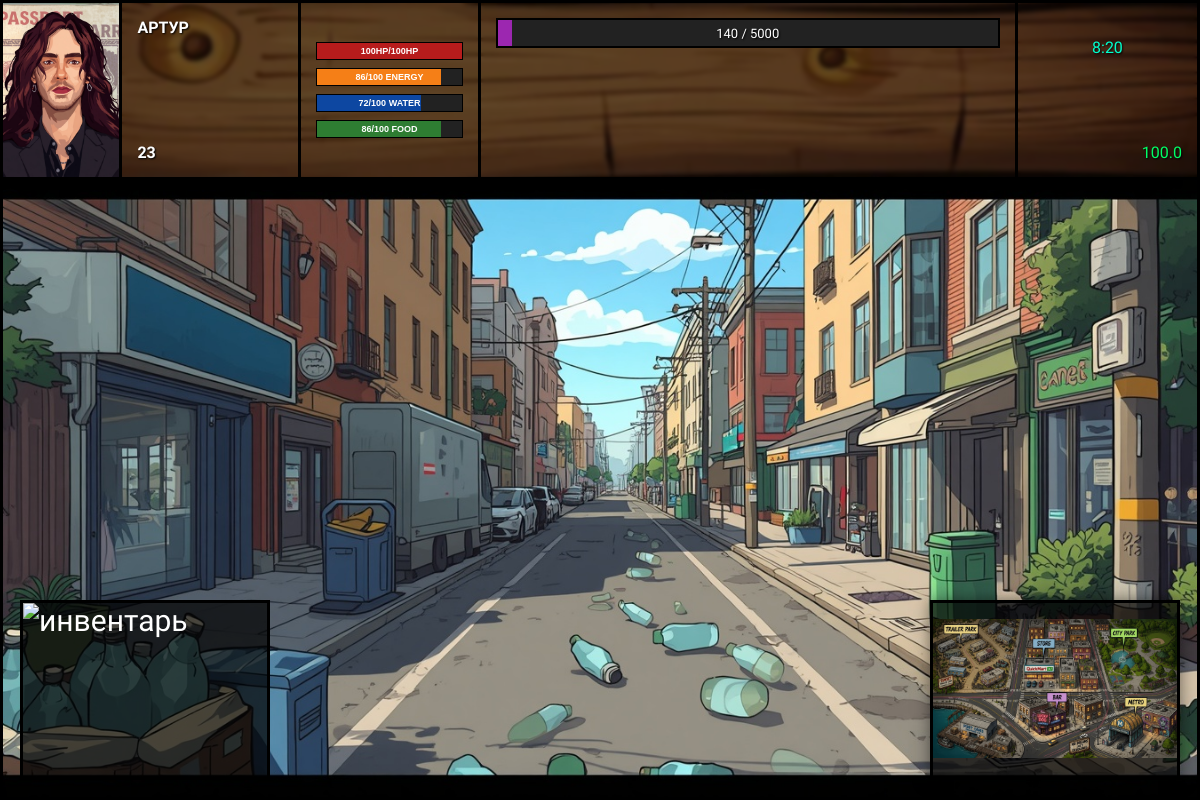
The page /job/get_bottles (signed in) on the database its author committed.
### models.py (models this page shows)
class BaseModel(Model):
    class Meta:
        database = db

class Avatars(BaseModel):
    name = CharField()
    link = CharField()

class Player(BaseModel):
    avatar = ForeignKeyField(Avatars, backref="players")
    login = CharField(unique=True)
    password = CharField()
    hp = IntegerField(default=100)
    energy = IntegerField(default=100)
    max_hp = IntegerField(default=100)
    max_energy = IntegerField(default=100)
    charisma = IntegerField(default=0)
    charisma_bonus = IntegerField(default=0)
    money = FloatField(default=0)
    glory = IntegerField(default=0)
    xp = IntegerField(default=0)
    xp_bonus = FloatField(default=1)
    age = IntegerField()
    name = CharField()
    location = ForeignKeyField(Locations, backref="players", null = True)
    job = ForeignKeyField(Jobs, backref="players", null=True)
    satiety = IntegerField(default=100)
    max_satiety = IntegerField(default=100)
    hydration = IntegerField(default=100)
    max_hydration = IntegerField(default=100)
    time = IntegerField(default=0)
    days = IntegerField(default=0)

### main.py (the view)
@app.route("/job/get_bottles")
def get_bottles():
    player = Player.get_or_none(Player.login == session.get("login"))
    avatar = Avatars.get_or_none(Avatars.id == player.avatar)
    hours = player.time // 60
    minutes = player.time % 60
    job = Jobs.get_or_none(Jobs.id == 1)
    location = Locations(Locations.id == 1)
    player.location = location
    player.job = job
    if has_job_access(player, job):
        player.save()
        return render_template("get-bottles.html", player=player, hours=hours, minutes=minutes, avatar=avatar)
    else:
        return redirect("/main")

### main.py (called while the page is built)
def has_job_access(player, location):
    if player.xp < location.need_xp:
        return False
    if not (location.open_from <= player.time <= location.open_to):
        return False
    return True

### templates/get-bottles.html (shortened to what this page needs)
<!DOCTYPE html>
<html lang="ru">
<head>
    <link rel="stylesheet" href="../static/css/main.css">
</head>
<body>
    <header class="hud-header">
        <div class="hud-block avatar-block">
            <img src="{{avatar.link}}" alt="Аватарка">
        </div>
        <div class="hud-block info-block">
            <div class="NameDiv">{{player.name}}</div>
            <div class="AgeDiv">{{player.age}}</div>
        </div>
        <div class="hud-block stats-text-block">
            <div class="stats">
                <div class="stat-row hp">
                    <div class="bar"><div id="hp-fill" class="fill"></div></div>
                    <span>{{player.hp}}HP/{{player.max_hp}}HP</span>
                </div>
                <div class="stat-row energy">
                    <div class="bar"><div id="energy-fill" class="fill"></div></div>
                    <span>{{player.energy}}/{{player.max_energy}} ENERGY</span>
                </div>
                <div class="stat-row hydration">
                    <div class="bar"><div id="water-fill" class="fill"></div></div>
                    <span>{{player.hydration}}/{{player.max_hydration}} WATER</span>
                </div>
                <div class="stat-row satiety">
                    <div class="bar"><div id="food-fill" class="fill"></div></div>
                    <span>{{player.satiety}}/{{player.max_satiety}} FOOD</span>
                </div>
            </div>
        </div>
        <div class="hud-block main-bars-block">
            <div class="XP-NextLvl">
                <div class="xp-bar">
                    <div id="xp-fill" class="AvailableEx"></div>
                    <div class="xp-text">
                        <span id="current-xp">{{player.xp}}</span> / <span id="max-xp">5000</span>
                    </div>
                </div>
            </div>
        </div>
        <div class="hud-block finance-block">
            <div class="TimeDiv">
        <span class="HourDiv">{{hours}}</span>:<span class="MinuteDiv">{{minutes}}</span>
            </div>
            <div class="money-label">{{player.money}}</div>
        </div>
        <div class="map-block">
            <div class="map-placeholder">
                <a href="/map">
                <img src="../static/img/background-map.jpg" alt="карта">
                </a>
            </div>
        </div>
        <div class="inventory-block" id="inventory-trigger">
    <div class="inventory-placeholder">
        <img src="../static/img/inventory-icon.jpg" alt="инвентарь">
    </div>
</div>
    </header>
    <main class="main-bottles" id="click" style="cursor: pointer;">
</main>
</body>
</html>

### static/css/main.css (style rules this page uses)
* { box-sizing: border-box; margin: 0; padding: 0; }
body { font-family: "Underdog", serif; font-size: 30px; background-color: #121212; color: #ffffff; }
.hud-header { display: flex; width: 100%; height: 180px; border: 3px solid #000000; background-image: url('../img/bk4.png'); background-size: cover; background-position: center; background-repeat: no-repeat; }
.hud-block { border-right: 3px solid #000000; height: 100%; padding: 15px; display: flex; flex-direction: column; justify-content: flex-start; background-color: rgba(0, 0, 0, 0.55); backdrop-filter: blur(2px); }
.finance-block { border-right: none; flex-grow: 1; justify-content: space-between; align-items: flex-end; }
.avatar-block { width: 10%; padding: 0; overflow: hidden; display: flex; justify-content: center; align-items: center; background-color: transparent; }
.info-block { width: 15%; justify-content: space-between; }
.stats-text-block { width: 15%; gap: 8px; }
.main-bars-block { width: 45%; gap: 12px; }
.avatar-block img { width: 100%; height: 100%; object-fit: cover; display: block; }
.NameDiv, .AgeDiv { font-size: 16px; font-weight: bold; text-transform: uppercase; text-shadow: 1px 1px 2px #000000; }
.stats-text-block { width: 15%; display: flex; flex-direction: column; justify-content: center; padding: 10px 15px; }
.stats { display: flex; flex-direction: column; gap: 8px; width: 100%; }
.stat-row { position: relative; width: 100%; height: 18px; }
.stat-row .bar { width: 100%; height: 100%; border: 1px solid #000000; background-color: #222222; position: absolute; top: 0; left: 0; overflow: hidden; z-index: 1; }
.stat-row .fill { height: 100%; position: absolute; left: 0; top: 0; width: 50%; transition: width 0.3s ease; }
.stat-row.hp .fill { background-color: #b71c1c; }
.stat-row.energy .fill { background-color: #f57f17; }
.stat-row.hydration .fill { background-color: #0d47a1; }
.stat-row.satiety .fill { background-color: #2e7d32; }
.stat-row span { position: absolute; top: 50%; left: 50%; transform: translate(-50%, -50%); z-index: 2; font-family: Arial, sans-serif; font-size: 9px; font-weight: bold; color: #ffffff; text-transform: uppercase; white-space: nowrap; }
.XP-NextLvl { width: 100%; }
.xp-bar { position: relative; width: 100%; height: 30px; border: 2px solid #000000; background-color: #222222; overflow: hidden; display: flex; align-items: center; justify-content: center; }
.AvailableEx { position: absolute; left: 0; top: 0; height: 100%; width: 35%; background-color: #9c27b0; transition: width 0.3s ease; z-index: 1; }
.xp-text { position: relative; z-index: 2; font-size: 13px; color: #ffffff; text-transform: uppercase; text-shadow: 1px 1px 2px #000000; }
.TimeDiv { align-self: center; margin-top: 20px; font-size: 16px; color: #00ffcc; text-shadow: 1px 1px 2px #000000; text-transform: uppercase; }
.HourDiv, .MinuteDiv { display: inline-block; }
.money-label { font-size: 16px; color: #00ff66; text-shadow: 1px 1px 2px #000000; }
.map-block { position: absolute; bottom: 20px; right: 20px; width: 305px; height: 183px; border: 3px solid #000000; background-color: rgba(0, 0, 0, 0.7); display: flex; justify-content: center; align-items: center; box-shadow: 0 0 15px rgba(0, 0, 0, 0.5); z-index: 10; }
.map-placeholder { color: #00ffcc; font-size: 14px; text-transform: uppercase; text-shadow: 1px 1px 2px #000000; }
.map-placeholder img { width: 100%; height: 100%; }
.inventory-block { position: absolute; bottom: 20px; left: 20px; width: 250px; height: 180px; border: 3px solid #000000; background-color: rgba(0, 0, 0, 0.7); z-index: 10; cursor: pointer; }
.inventory-block img { width: 100%; height: 100%; object-fit: cover; }
.map-block { position: absolute; bottom: 20px; right: 20px; width: 250px; height: 180px; border: 3px solid #000000; background-color: rgba(0, 0, 0, 0.7); display: flex; justify-content: center; align-items: center; box-shadow: 0 0 15px rgba(0, 0, 0, 0.5); }
.main-bottles { width: 100%; min-height: calc(100vh - 180px); border: 3px solid #000000; border-top: none; position: relative; background-image: url('../img/location-img/background_underworking_bottleCollection_day.jpg'); background-size: cover; background-position: center; background-repeat: no-repeat; }

### rows shown on the page
Avatars: link (picture)
Player: name "АРТУР", age "23", hp "100", max_hp "100", energy "86", max_energy "100", hydration "72", max_hydration "100", satiety "86", max_satiety "100", xp "140", money "100.0"

### other values the page prints
{{ hours }} "8"
{{ minutes }} "20"
